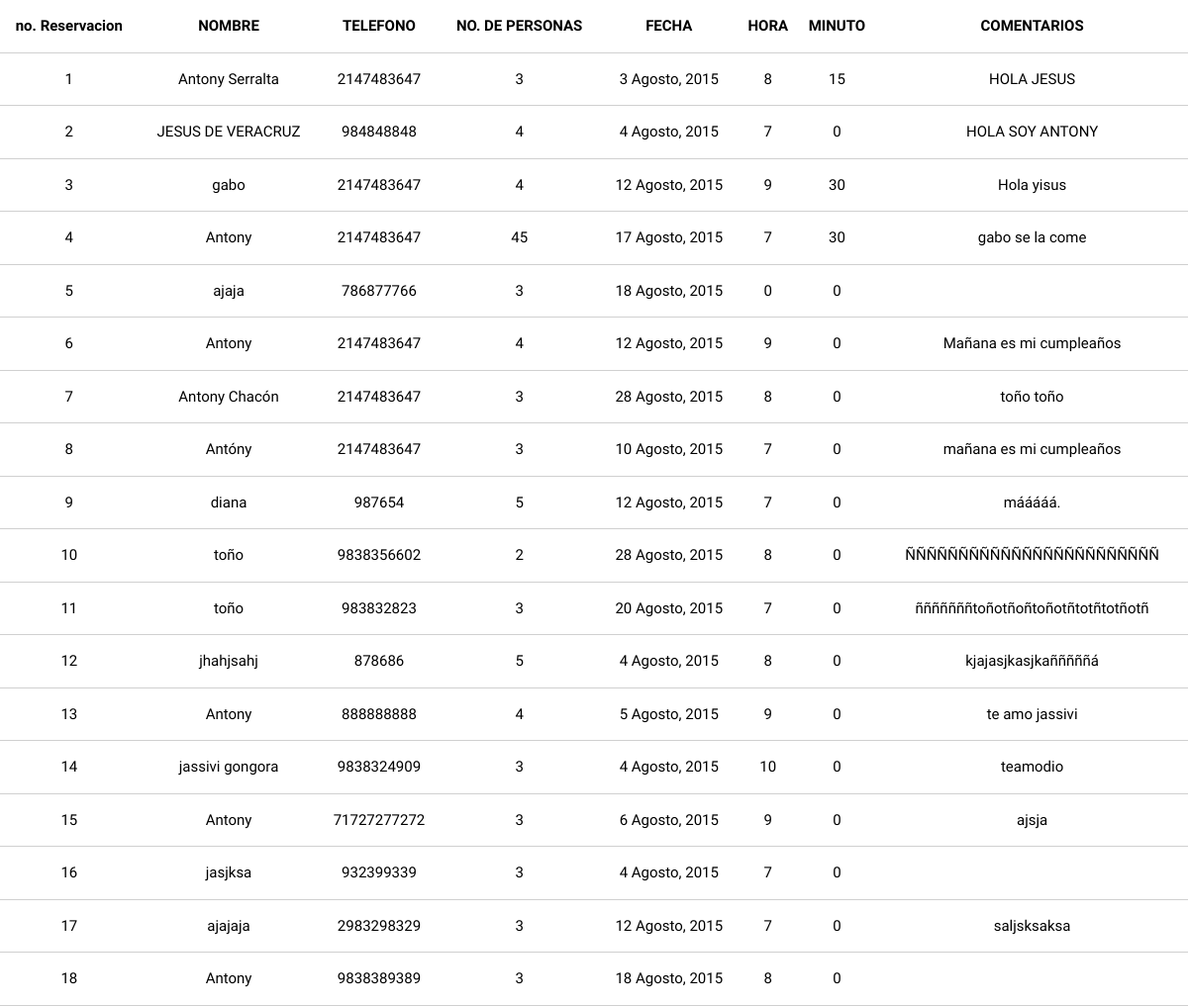
Page /forasteros/tablareser.php on the committed database.
### tables this page shows
CREATE TABLE IF NOT EXISTS `datos_reservacion` (
  `iddatos_reservacion` int(11) NOT NULL,
  `nombre` varchar(45) NOT NULL,
  `telefono` varchar(45) NOT NULL,
  `email` varchar(45) NOT NULL,
  `no_personas` varchar(11) NOT NULL,
  `fecha` varchar(45) NOT NULL,
  `hora` varchar(45) NOT NULL,
  `minuto` int(45) NOT NULL,
  `comentario` varchar(200) NOT NULL
);

### forasteros/tablareser.php (the view, shortened to what this page needs)
<!DOCTYPE html>
<html lang="es">
<head>
  <link href="css/icon.css" type="text/css" rel="stylesheet">
  <link type="text/css" rel="stylesheet" href="css/materialize.css"  media="screen,projection"/>
  <link href="css/estilo.css" type="text/css" rel="stylesheet" media="screen,projection"/>
  <link rel="stylesheet" type="text/css" href="css/animate.css">
</head>
<body>
    <?php
            $conexion = mysqli_connect("localhost","root","","restaurante");
            mysqli_set_charset($conexion,"utf-8");
            if (!$conexion) {
                die("Error en la conexcion: " . mysqli_connect_error());
            } else {
              $sql = "SELECT iddatos_reservacion, nombre, telefono, no_personas, fecha, hora, minuto, comentario  FROM datos_reservacion";
              $resultado = mysqli_query($conexion, $sql);
              if (mysqli_num_rows($resultado) > 0) {
                      echo "<table class='bordered centered'>";
                      echo "<thead><tr><th data-field='id'>no. Reservacion</th><th>NOMBRE</th><th>TELEFONO</th><th>NO. DE PERSONAS</th><th>FECHA</th><th>HORA</th><th>MINUTO</th><th>COMENTARIOS</th></tr></thead>";
                      while($campo = mysqli_fetch_assoc($resultado)) {
                        echo "<tbody>";
                          echo "<td>".utf8_encode($campo["iddatos_reservacion"]). "</td>";
                          echo "<td>".utf8_encode($campo["nombre"]). "</td>";
                          echo "<td>".utf8_encode($campo["telefono"]). "</td>";
                          echo "<td>".utf8_encode($campo["no_personas"]). "</td>";
                          echo "<td>".utf8_encode($campo["fecha"]). "</td>";
                          echo "<td>".($campo["hora"]). "</td>";
                          echo "<td>".($campo["minuto"])."</td>";
                          echo "<td>".utf8_encode($campo["comentario"]). "</td>";
                        echo "</tbody>";
                      }
                      echo "</table>";
              }
            }
    ?>
</body>
</html>

### forasteros/css/estilo.css (style rules this page uses)
body { display: flex; min-height: 100vh; flex-direction: column; }

### rows in the picture
datos_reservacion: iddatos_reservacion "1", nombre "Antony Serralta", telefono "2147483647", no_personas "3", fecha "3 Agosto, 2015", hora "8", minuto "15", comentario "HOLA JESUS"
datos_reservacion: iddatos_reservacion "2", nombre "JESUS DE VERACRUZ", telefono "984848848", no_personas "4", fecha "4 Agosto, 2015", hora "7", minuto "0", comentario "HOLA SOY ANTONY"
datos_reservacion: iddatos_reservacion "3", nombre "gabo", telefono "2147483647", no_personas "4", fecha "12 Agosto, 2015", hora "9", minuto "30", comentario "Hola yisus"
datos_reservacion: iddatos_reservacion "4", nombre "Antony", telefono "2147483647", no_personas "45", fecha "17 Agosto, 2015", hora "7", minuto "30", comentario "gabo se la come"
datos_reservacion: iddatos_reservacion "5", nombre "ajaja", telefono "786877766", no_personas "3", fecha "18 Agosto, 2015", hora "0", minuto "0"
datos_reservacion: iddatos_reservacion "6", nombre "Antony", telefono "2147483647", no_personas "4", fecha "12 Agosto, 2015", hora "9", minuto "0", comentario "Mañana es mi cumpleaños"
datos_reservacion: iddatos_reservacion "7", nombre "Antony Chacón", telefono "2147483647", no_personas "3", fecha "28 Agosto, 2015", hora "8", minuto "0", comentario "toño toño"
datos_reservacion: iddatos_reservacion "8", nombre "Antóny", telefono "2147483647", no_personas "3", fecha "10 Agosto, 2015", hora "7", minuto "0", comentario "mañana es mi cumpleaños"
datos_reservacion: iddatos_reservacion "9", nombre "diana", telefono "987654", no_personas "5", fecha "12 Agosto, 2015", hora "7", minuto "0", comentario "mááááá."
datos_reservacion: iddatos_reservacion "10", nombre "toño", telefono "9838356602", no_personas "2", fecha "28 Agosto, 2015", hora "8", minuto "0", comentario "ÑÑÑÑÑÑÑÑÑÑÑÑÑÑÑÑÑÑÑÑÑÑÑÑ"
datos_reservacion: iddatos_reservacion "11", nombre "toño", telefono "983832823", no_personas "3", fecha "20 Agosto, 2015", hora "7", minuto "0", comentario "ñññññññtoñotñoñtoñotñtotñtotñotñ"
datos_reservacion: iddatos_reservacion "12", nombre "jhahjsahj", telefono "878686", no_personas "5", fecha "4 Agosto, 2015", hora "8", minuto "0", comentario "kjajasjkasjkañññññá"
datos_reservacion: iddatos_reservacion "13", nombre "Antony", telefono "888888888", no_personas "4", fecha "5 Agosto, 2015", hora "9", minuto "0", comentario "te amo jassivi"
datos_reservacion: iddatos_reservacion "14", nombre "jassivi gongora", telefono "9838324909", no_personas "3", fecha "4 Agosto, 2015", hora "10", minuto "0", comentario "teamodio"
datos_reservacion: iddatos_reservacion "15", nombre "Antony", telefono "71727277272", no_personas "3", fecha "6 Agosto, 2015", hora "9", minuto "0", comentario "ajsja"
datos_reservacion: iddatos_reservacion "16", nombre "jasjksa", telefono "932399339", no_personas "3", fecha "4 Agosto, 2015", hora "7", minuto "0"
datos_reservacion: iddatos_reservacion "17", nombre "ajajaja", telefono "2983298329", no_personas "3", fecha "12 Agosto, 2015", hora "7", minuto "0", comentario "saljsksaksa"
datos_reservacion: iddatos_reservacion "18", nombre "Antony", telefono "9838389389", no_personas "3", fecha "18 Agosto, 2015", hora "8", minuto "0"
